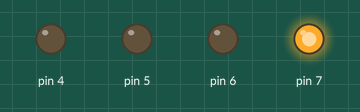
Recording of a sketch running on a simulated Arduino Uno, built with avr-gcc and run on an emulated ATmega328P. On the bench: output pins drawn as LEDs (lit = HIGH).

Above: at 0.4 s.
At 2.4 s:
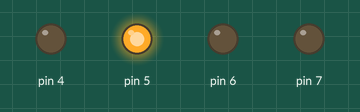
At 5.4 s:
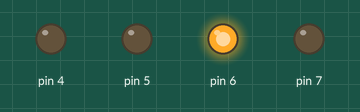
At 7.4 s:
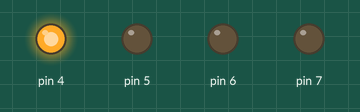
Timing chart, 0 to 9.2 s (numbered marks = the images above):
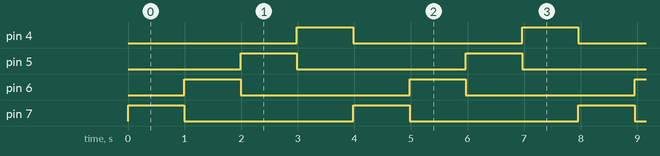

Measured:
- by itself, pin 4–7: alternates HIGH for 1.0 s and LOW for 3.0 s
- by itself, everything shown: repeats every 4.0 s, in 4 steps

The sketch:

blink.ino
```cpp
// Fabian Monge @fmonge


int led = 13;
short int parpadeo = B10000000;

void setup() {
   DDRD = B11110000;
}


void loop() {
    PORTD = parpadeo;
    parpadeo = parpadeo >> 1;
    delay(995);
    if(parpadeo == B00001000)
       parpadeo = B10000000;
}
```
